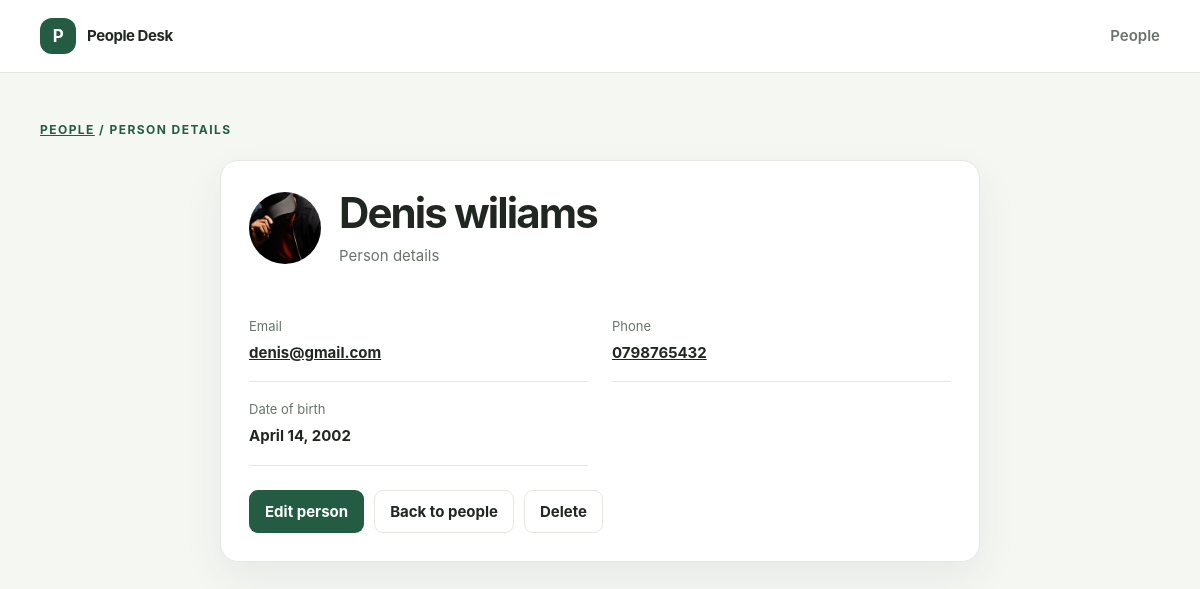
Screenshot of /View/2 with the database file from the repository.
### myapp/models.py (models this page shows, shortened)
class User(models.Model):
    name=models.CharField(max_length=30)
    photo=models.ImageField(upload_to="uploads",default="a.png")
    email=models.EmailField(unique=True)
    password = models.CharField(max_length=100)
    mobile_number = models.CharField(max_length=15)
    date_of_birth = models.DateField()

### myapp/views.py (the view)
# urls.py: path('View/<int:eid>', views.ViewUser, name='view_user'),
def ViewUser(request,eid=None):
    mydict={}
    one_rec = User.objects.get(pk=eid)
    mydict['user']=one_rec
    return render(request,'''View.html''',mydict)

### myapp/templates/View.html (shortened to what this page needs)
{% extends "base.html" %}
{% block content %}
<p class="eyebrow"><a href="{% url 'user_list' %}">People</a> / Person details</p>
<section class="panel" style="max-width: 760px; margin: 20px auto;">
    <div class="page-heading" style="margin-bottom: 20px;">
        <div class="profile">
            {% if user.photo %}
                <img src="{{ user.photo.url }}" class="avatar" alt="">
            {% endif %}
            <div>
                <h1>{{ user.name }}</h1>
                <p class="subtitle">Person details</p>
            </div>
        </div>
    </div>
    <div class="detail-grid">
        <div class="detail-item">
            <span class="detail-label">Email</span>
            <a class="detail-value" href="mailto:{{ user.email }}">{{ user.email }}</a>
        </div>
        <div class="detail-item">
            <span class="detail-label">Phone</span>
            <a class="detail-value" href="tel:{{ user.mobile_number }}">{{ user.mobile_number }}</a>
        </div>
        <div class="detail-item">
            <span class="detail-label">Date of birth</span>
            <span class="detail-value">{{ user.date_of_birth|date:"F j, Y" }}</span>
        </div>
    </div>
    <div class="form-actions">
        <a class="btn btn-primary" href="{% url 'edit_user' user.id %}">Edit person</a>
        <a class="btn btn-secondary" href="{% url 'user_list' %}">Back to people</a>
        <a class="btn btn-secondary" href="{% url 'delete_user' user.id %}">Delete</a>
    </div>
</section>
{% endblock %}

### myapp/templates/base.html (style rules this page uses)
:root { color-scheme: light; --ink: #202720; --muted: #68746b; --paper: #f5f7f3; --surface: #fff; --line: #e3e9e1; --green: #245c43; --green-dark: #194632; --green-soft: #e8f1eb; --red: #a53d36; --shadow: 0 16px 40px rgba(32, 54, 39, .07); }
* { box-sizing: border-box; }
body { margin: 0; background: var(--paper); color: var(--ink); font: 15px/1.55 Inter, ui-sans-serif, system-ui, -apple-system, "Segoe UI", sans-serif; }
a { color: inherit; }
.eyebrow { margin: 0 0 8px; color: var(--green); font-size: 12px; font-weight: 750; letter-spacing: .12em; text-transform: uppercase; }
h1, h2, p { margin-top: 0; }
h1 { margin-bottom: 8px; font-size: clamp(30px, 4vw, 42px); line-height: 1.12; letter-spacing: -.045em; }
.muted, .subtitle { color: var(--muted); }
.subtitle { margin-bottom: 0; }
.page-heading { display: flex; align-items: flex-end; justify-content: space-between; gap: 24px; margin-bottom: 28px; }
.panel { padding: 28px; border: 1px solid var(--line); border-radius: 18px; background: var(--surface); box-shadow: var(--shadow); }
.btn { display: inline-flex; min-height: 42px; align-items: center; justify-content: center; gap: 8px; padding: 9px 15px; border: 1px solid transparent; border-radius: 9px; background: transparent; color: var(--ink); font: inherit; font-weight: 700; text-decoration: none; cursor: pointer; transition: background .15s ease, transform .15s ease; }
.btn-primary { background: var(--green); color: #fff; }
.btn-secondary { border-color: var(--line); background: white; }
.avatar { width: 42px; height: 42px; border-radius: 50%; object-fit: cover; background: var(--green-soft); }
.detail-grid { display: grid; grid-template-columns: repeat(2, minmax(0, 1fr)); gap: 0 24px; }
.detail-item { padding: 17px 0; border-bottom: 1px solid var(--line); }
.detail-label { display: block; margin-bottom: 5px; color: var(--muted); font-size: 13px; }
.detail-value { overflow-wrap: anywhere; font-weight: 650; }
.profile { display: flex; align-items: center; gap: 18px; margin-bottom: 12px; }
.profile .avatar { width: 72px; height: 72px; }
.form-actions { display: flex; flex-wrap: wrap; gap: 10px; margin-top: 24px; }

### rows the page displays
User: photo (picture), name "Denis wiliams", email "denis@gmail.com", mobile_number "0798765432", date_of_birth "April 14, 2002"
